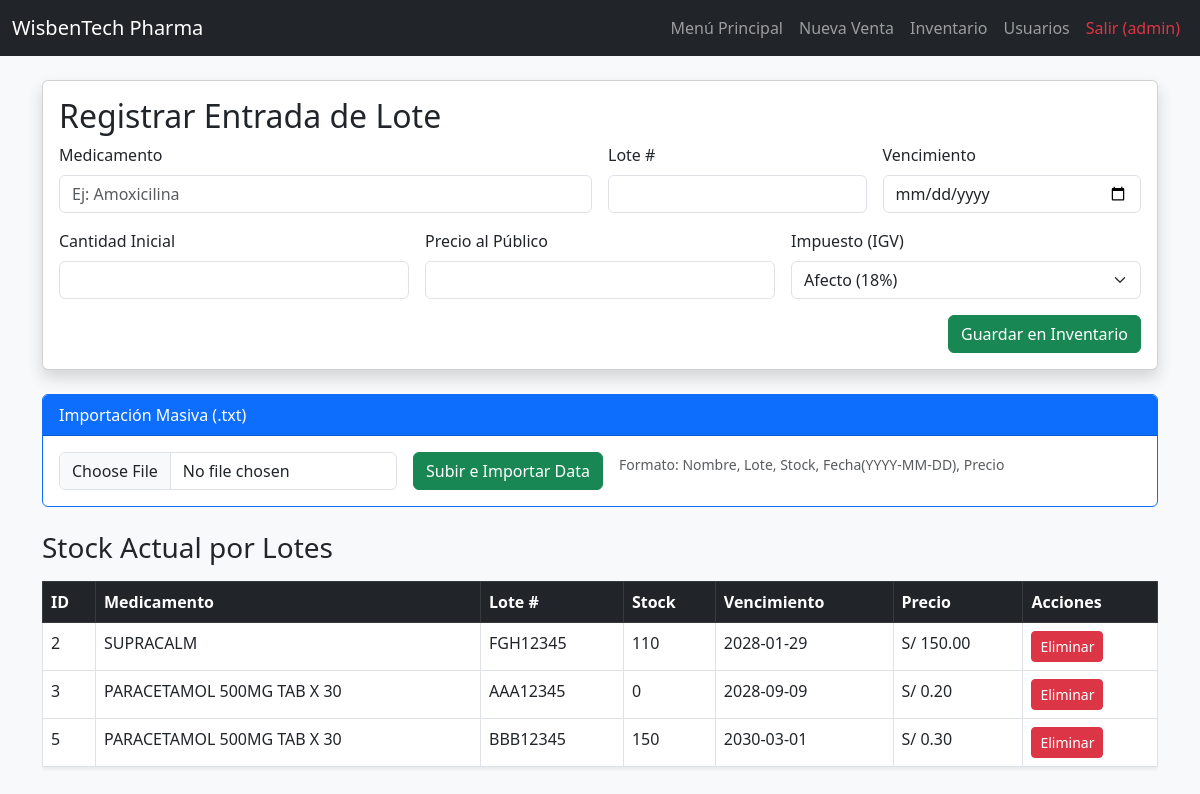
The app's page /gestion_inventario (signed in), older data.
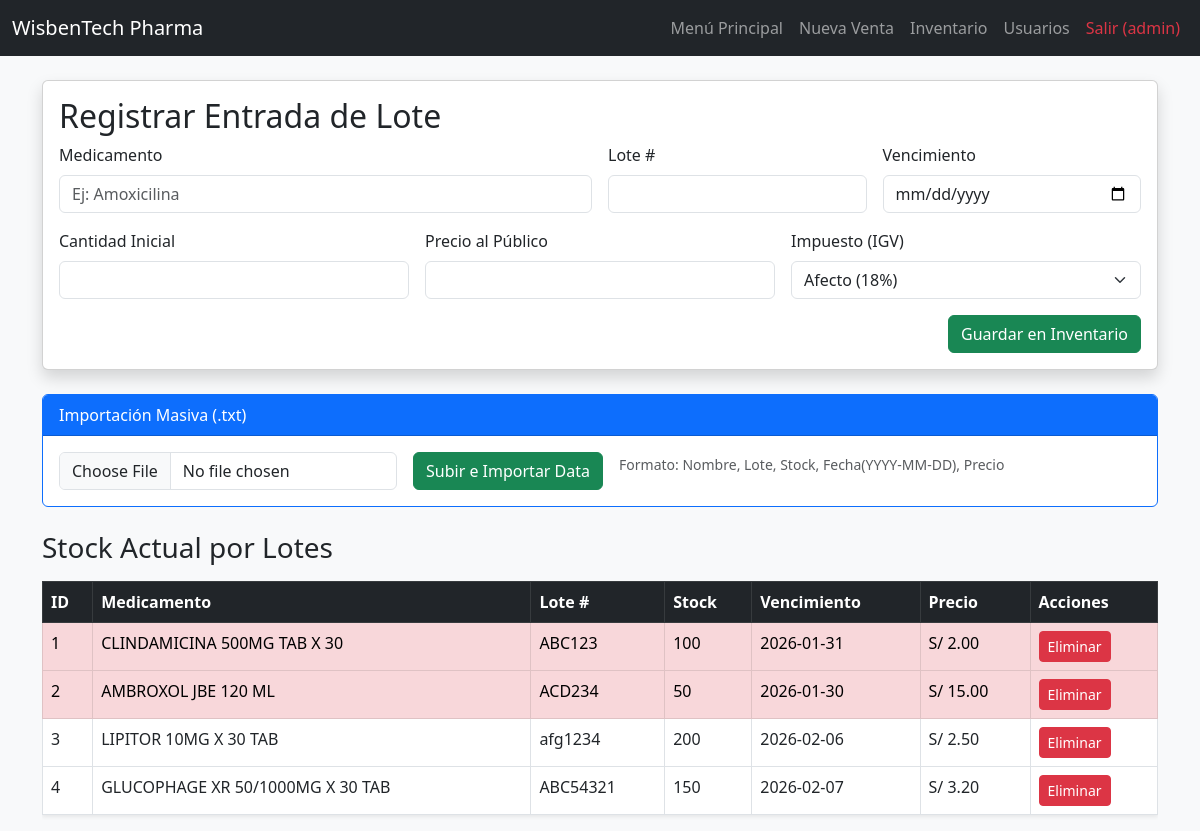
The same page, newer data.
### tables this page shows
CREATE TABLE lotes (
            id INTEGER PRIMARY KEY AUTOINCREMENT,
            producto_id INTEGER,
            codigo_lote TEXT NOT NULL,
            stock INTEGER NOT NULL,
            fecha_vence DATE NOT NULL,
            precio REAL,
            FOREIGN KEY (producto_id) REFERENCES productos (id)
        );

CREATE TABLE productos (
            id INTEGER PRIMARY KEY AUTOINCREMENT,
            nombre TEXT NOT NULL UNIQUE
        , afecto_igv INTEGER DEFAULT 1);

### app.py (the view)
@app.route('/gestion_inventario')
@login_requerido
def gestion_inventario():
    if session.get('rol') != 'admin':
        return "Acceso denegado"
    conexion = conectar_db()
    cursor = conexion.cursor()
    query = '''
        SELECT l.id, p.nombre, l.codigo_lote, l.stock, l.fecha_vence, l.precio
        FROM lotes l
        JOIN productos p ON l.producto_id = p.id
    '''
    cursor.execute(query)
    lista_lotes = cursor.fetchall()
    conexion.close()
    hoy = date.today().strftime('%Y-%m-%d')
    return render_template('inventario_tabla.html', medicamentos=lista_lotes, fecha_actual=hoy)

### app.py (called while the page is built)
def conectar_db():
    conexion = sqlite3.connect('farmacia.db')
    return conexion

def login_requerido(f):
    @wraps(f)
    def decorated_function(*args, **kwargs):
        if 'usuario_id' not in session:
            return redirect('/login')
        return f(*args, **kwargs)
    return decorated_function

### templates/inventario_tabla.html (shortened to what the changed rows need)
{% extends "base.html" %}
    {% block content %}
        <section class="card shadow mb-4">
            <div class="card-body">
                <h2 class="card-title">Registrar Entrada de Lote</h2>
            </div>
        </section>
        <section>
            <div class="table-responsive">
                <table class="table table-hover table-bordered bg-white shadow-sm">
                    <thead class="table-dark">
                        <tr>
                            <th>ID</th>
                            <th>Medicamento</th>
                            <th>Lote #</th>
                            <th>Stock</th>
                            <th>Vencimiento</th>
                            <th>Precio</th>
                            <th>Acciones</th>
                        </tr>
                    </thead>
                    <tbody>
                        {% for med in medicamentos %}
                        <tr class="{% if fecha_actual and med[4] < fecha_actual %}table-danger{% endif %}">
                            <td>{{ med[0] }}</td>
                            <td>{{ med[1] }}</td>
                            <td>{{ med[2] }}</td>
                            <td>{{ med[3] }}</td>
                            <td>{{ med[4] }}</td>
                            <td>S/ {{ "%.2f"|format(med[5]) }}</td>
                            <td>
                                <a href="/eliminar/{{ med[0] }}" class="btn btn-danger btn-sm">Eliminar</a>
                            </td>
                        </tr>
                        {% endfor %}
                    </tbody>
                </table>
            </div>
        </section>
        {% endblock %}

Row changes from the older to the newer data that the page shows:
removed lotes: id "5", nombre "PARACETAMOL 500MG TAB X 30", codigo_lote "BBB12345", stock "150", fecha_vence "2030-03-01", precio "0.30"
added lotes: id "1", nombre "CLINDAMICINA 500MG TAB X 30", codigo_lote "ABC123", stock "100", fecha_vence "2026-01-31", precio "2.00"
changed lotes id 2: nombre "SUPRACALM" → "AMBROXOL JBE 120 ML"; codigo_lote "FGH12345" → "ACD234"; stock "110" → "50"; fecha_vence "2028-01-29" → "2026-01-30"; precio "150.00" → "15.00"
changed lotes id 3: nombre "PARACETAMOL 500MG TAB X 30" → "LIPITOR 10MG X 30 TAB"; codigo_lote "AAA12345" → "afg1234"; stock "0" → "200"; fecha_vence "2028-09-09" → "2026-02-06"; precio "0.20" → "2.50"
added lotes: id "4", nombre "GLUCOPHAGE XR 50/1000MG X 30 TAB", codigo_lote "ABC54321", stock "150", fecha_vence "2026-02-07", precio "3.20"
